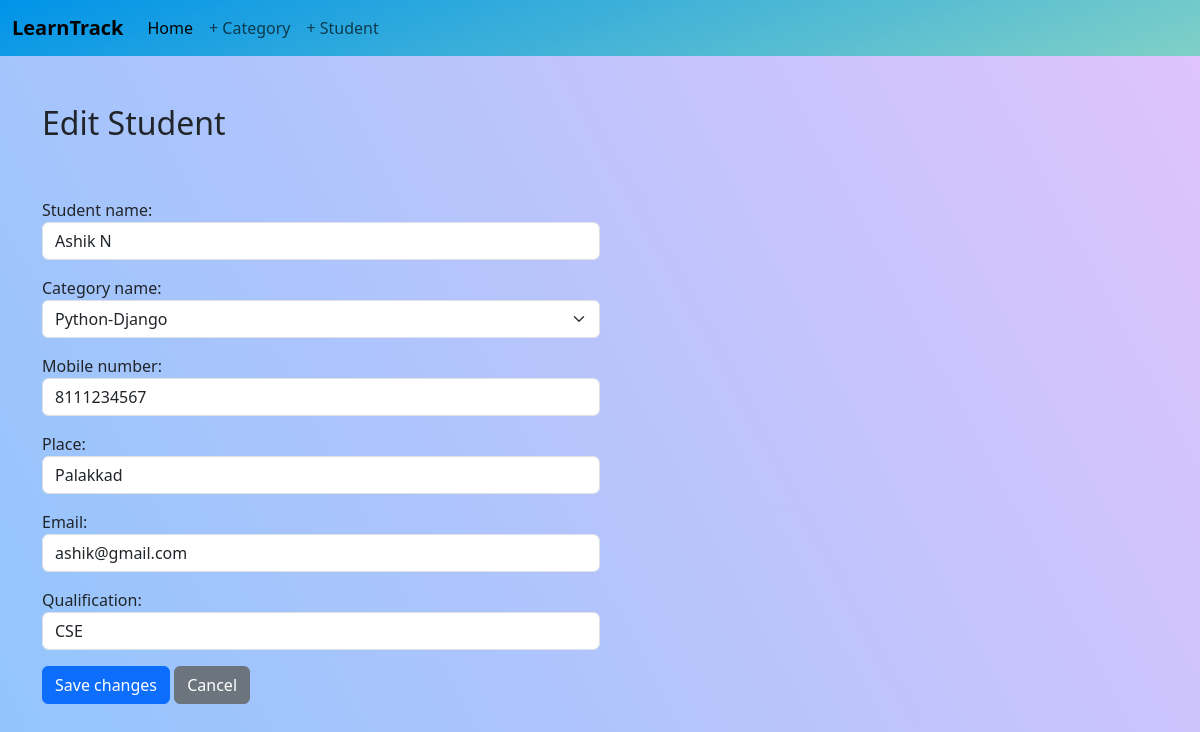
The app's page /student/2/update/ with its own data.
### StudentHub/models.py (models this page shows, shortened)
class Student(models.Model):
    student_name = models.CharField(max_length=200)
    category_name = models.ForeignKey(Category, on_delete=models.CASCADE, related_name="category")
    place = models.CharField(max_length=200)
    mobile_number = models.CharField(max_length=200)
    email = models.CharField(max_length=200)
    qualification = models.CharField(max_length=200)
    created_date = models.DateTimeField(auto_now_add=True)
    updated_date = models.DateTimeField(auto_now=True)
    is_active = models.BooleanField(default=True)

class Category(models.Model):
    category_name = models.CharField(max_length=200, unique=True)
    created_date = models.DateTimeField(auto_now_add=True)
    updated_date = models.DateTimeField(auto_now=True)
    is_active = models.BooleanField(default=True)
    def __str__(self):
        return self.category_name

### StudentHub/views.py (the view, shortened to what this page needs)
# urls.py: path("student/<int:pk>/update/", views.StudentUpdateView.as_view(), name="student-edit")
class StudentUpdateView(View):
    def get(self,request,*args,**kwargs):
        id=kwargs.get('pk')
        student_object=Student.objects.get(id=id)
        form=StudentForm(instance=student_object)
        return render(request,'student_edit.html',{'form':form})

### StudentHub/forms.py
class StudentForm(forms.ModelForm):
    class Meta:
        model = Student
        fields = ["id", "student_name", "category_name", "mobile_number", "place", "email", "qualification"]
        widgets = {
            "student_name": forms.TextInput(attrs={'class': 'form-control mb-3'}),
            "category_name": forms.Select(attrs={'class': 'form-select mb-3'}),
            "mobile_number": forms.TextInput(attrs={'class': 'form-control mb-3'}),
            "place": forms.TextInput(attrs={'class': 'form-control mb-3'}),
            "email": forms.EmailInput(attrs={'class': 'form-control mb-3'}),
            "qualification": forms.TextInput(attrs={'class': 'form-control mb-3'})
        }

### StudentHub/templates/student_edit.html (shortened to what this page needs)
<!DOCTYPE html>
<html lang="en">
<head>
  <link href="https://cdn.jsdelivr.net/npm/bootstrap@5.3.3/dist/css/bootstrap.min.css" rel="stylesheet"
>
</head>
<body>
  <nav class="navbar navbar-expand-lg bg-body-tertiary">
    <div class="container-fluid">
      <a class="navbar-brand fw-bolder" href="#">LearnTrack</a>
      <div class="collapse navbar-collapse" id="navbarSupportedContent">
        <ul class="navbar-nav me-auto mb-2 mb-lg-0">
          <li class="nav-item">
            <a class="nav-link active" aria-current="page" href="{% url 'home' %}">Home</a>
          </li>
          <li class="nav-item">
            <a class="nav-link" href="{% url 'category-add' %}">+ Category</a>
          </li>
          <li class="nav-item">
            <a class="nav-link" href="{% url 'student-add' %}">+ Student</a>
          </li>
        </ul>
      </div>
    </div>
  </nav>
  <div class="container mt-5">
    <div class="d-flex mb-5">
      <h2>Edit Student</h2>
    </div>
    <form action="" method="post" class="mb-3">
      <div class="mb-3 w-50">
        {{ form.student_name.label_tag }}
        {{ form.student_name }}
      </div>
      <div class="mb-3 w-50">
        {{ form.category_name.label_tag }}
        {{ form.category_name }}
      </div>
      <div class="mb-3 w-50">
        {{ form.mobile_number.label_tag }}
        {{ form.mobile_number }}
      </div>
      <div class="mb-3 w-50">
        {{ form.place.label_tag }}
        {{ form.place }}
      </div>
      <div class="mb-3 w-50">
        {{ form.email.label_tag }}
        {{ form.email }}
      </div>
      <div class="mb-3 w-50">
        {{ form.qualification.label_tag }}
        {{ form.qualification }}
      </div>
      <button type="submit" class="btn btn-primary">Save changes</button>
      <a href="{% url 'home' %}" class="btn btn-secondary">Cancel</a>
    </form>
  </div>
</body>
</html>

### StudentHub/templates/student_edit.html (style rules this page uses)
body { background-color: #8EC5FC; background-image: linear-gradient(62deg, #8EC5FC 0%, #E0C3FC 100%); background-repeat: no-repeat; background-size: 100% 900px; }
.navbar { background-color: #0093E9; background-image: linear-gradient(160deg, #0093E9 0%, #80D0C7 100%); }

### records on screen
Student: student_name "Ashik N", mobile_number "8111234567", place "Palakkad", email "ashik@gmail.com", qualification "CSE"
Category: category_name "Python-Django"
